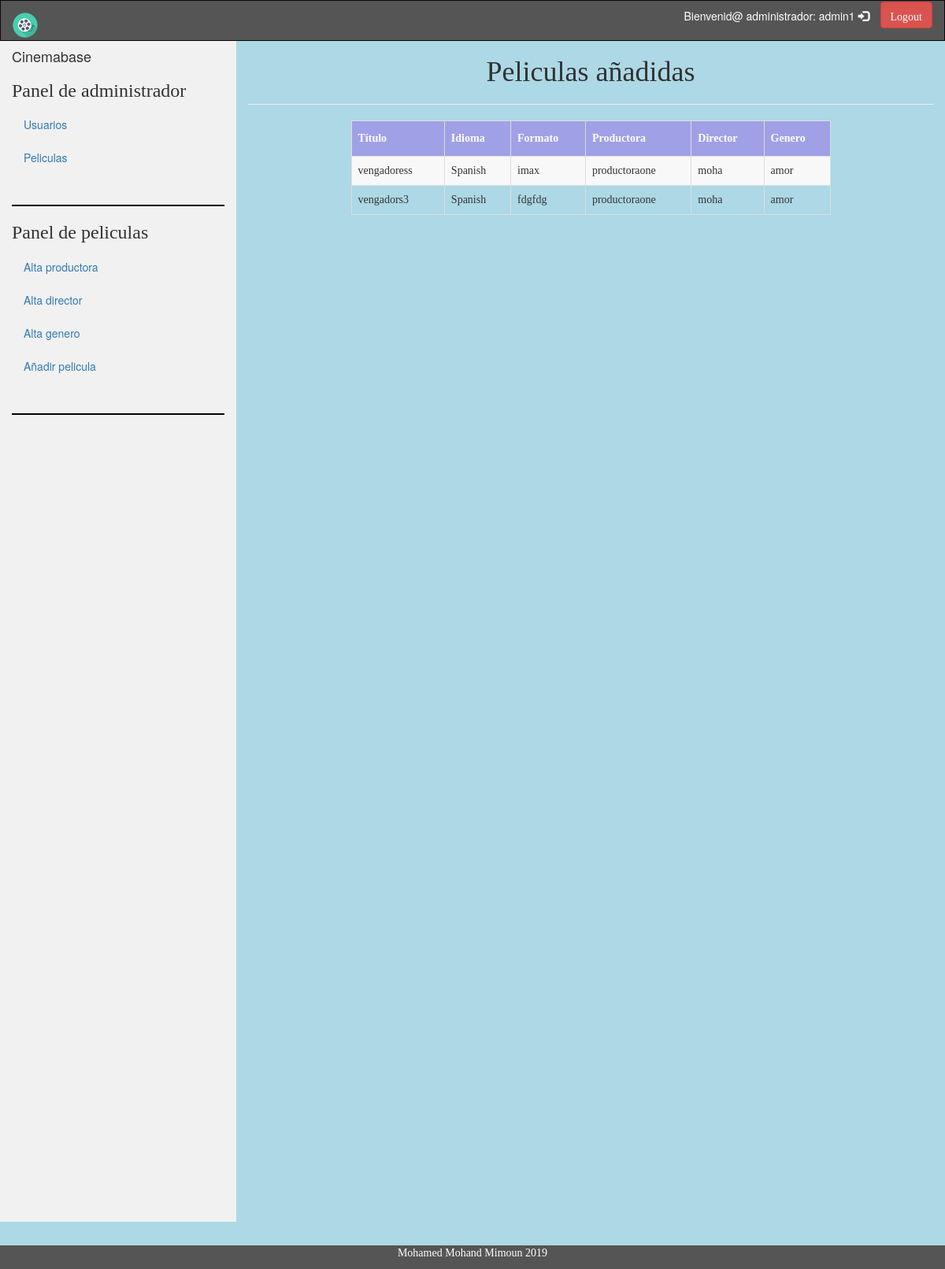
/tabla_peli.php (signed in), run on the app's committed database.
### tables this page shows
CREATE TABLE `pelicula` (
  `clavepelicula` int(11) NOT NULL,
  `titulo` varchar(60) DEFAULT NULL,
  `idioma` varchar(15) DEFAULT NULL,
  `formato` varchar(15) DEFAULT NULL,
  `categoria` char(1) DEFAULT NULL,
  `claveproductora` smallint(6) DEFAULT NULL,
  `portada` varchar(60) DEFAULT NULL,
  `sinopsis` text NOT NULL
);

CREATE TABLE `productora` (
  `claveproductora` smallint(6) NOT NULL,
  `nombre` varchar(60) DEFAULT NULL,
  `pais` varchar(60) DEFAULT NULL,
  `cif` varchar(15) DEFAULT NULL
);

### tabla_peli.php (the view, shortened to what this page needs)
<!DOCTYPE html>
<html lang="en">
<head>
  <link rel="stylesheet" href="https://maxcdn.bootstrapcdn.com/bootstrap/3.3.7/css/bootstrap.min.css">
  <link rel="stylesheet" type="text/css" href="css/css.css" title="Style" />
</head>
<nav class="navbar navbar-inverse">
  <div class="container-fluid">
    <div class="navbar-header">
      <a class="navbar-brand" href="admin.php"><img width="32px" height="32px" src="recursos/img/ejemplo.ico"/></a>
    </div>
    <div class="collapse navbar-collapse" id="myNavbar">
      <ul class="nav navbar-nav navbar-right">
	<form action="" method="POST">
	<?php
	  echo 'Bienvenid@ administrador: '.$_SESSION['usuario'];
	  ?>
	  <span class="glyphicon glyphicon-log-in"> <input type="submit" class="btn btn-danger" name="cerrarSesion" value="Logout"></span>
	</form>
      </ul>
    </div>
  </div>
</nav>
<div class="container-fluid">
  <div class="row content">
    <div class="col-sm-3 sidenav">
      <h4>Cinemabase</h4>
	  <h3>Panel de administrador</h3>
      <ul class="nav nav-pills nav-stacked">
        <li><a href="admin.php">Usuarios</a></li>
        <li><a href="alta_pelicula.php">Peliculas</a></li>
      </ul><br>
	     <hr style="border:1px solid black">
	    <h3>Panel de peliculas</h3>
	   <ul class="nav nav-pills nav-stacked">
        <li><a href="alta_productora.php">Alta productora</a></li>
        <li><a href="alta_director.php">Alta director</a></li>
        <li><a href="alta_genero.php">Alta genero</a></li>
        <li><a href="añadir_pelicula.php">Añadir pelicula</a></li>
      </ul><br>
	  <hr style="border:1px solid black">
    </div>
<div class="container-fluid" >
  <div class="row content">
    <div class="col-sm-9" >
      <center><h1 class="titulo2">Peliculas añadidas</h1>
      <hr>
	</center>
	  <center><table id="peliculas">
	  <tr>
			<th>Título</th>
			<th>Idioma</th>
			<th>Formato</th>
			<th>Productora</th>
			<th>Director</th>
			<th>Genero</th>
	  </tr>
	  <?php
	  $conexion = conecta();
		$consulta = "SELECT l.titulo, l.clavepelicula, l.idioma, l.formato, e.nombre AS productora, a.nombre AS director, t.nombre AS genero FROM  pelicula l JOIN productora e
						JOIN dirigido_por es JOIN director a JOIN trata tra JOIN genero t  ON (l.claveproductora = e.claveproductora)
							AND (es.clavepelicula = l.clavepelicula) AND (es.clavedirector = a.clavedirector) AND (tra.clavepelicula = l.clavepelicula)
								AND (tra.clavegenero=t.clavegenero)  GROUP BY l.clavepelicula";
		$resultado = mysqli_query($conexion, $consulta) ;
		while($fila = mysqli_fetch_assoc($resultado)){
		?>
			<tr>
			<td><?php echo utf8_encode($fila["titulo"]); ?></td>
			<td><?php echo utf8_encode($fila["idioma"]); ?></td>
			<td><?php echo utf8_encode($fila["formato"]); ?></td>
			<td><?php echo utf8_encode($fila["productora"]); ?></td>
			<td><?php echo utf8_encode($fila["director"]); ?></td>
			<td><?php echo utf8_encode($fila["genero"]); ?></td>
			 </tr>
		<?php
		}
	  ?>
	    </table>
	  </center>
	 </div>
	 </div>
	 </div> <br><br><br>
<footer class="container-fluid text-center footer">
  <p>Mohamed Mohand Mimoun 2019<p>
</footer>
</body>
</html>

### css/css.css (style rules this page uses)
.navbar { margin-bottom: 0; border-radius: 0; background-color:#555; color: white; }
.footer { position: fixed; left: 0; bottom: 0; width: 100%; background-color:#555; color: white; text-align: center; }
.row.content { height: 1500px }
.sidenav { background-color: #f1f1f1; height: 100%; }
.titulo2 { font-family: 'Sedgwick Ave', cursive; }
p { font-family: 'Sedgwick Ave', cursive; }
#peliculas { font-family: 'Sedgwick Ave', cursive; border-collapse: collapse; width: 70%; }
#peliculas td, #peliculas th { border: 1px solid #ddd; padding: 8px; }
#peliculas tr:nth-child(even) { background-color: #F8F8F8; }
#peliculas th { padding-top: 12px; padding-bottom: 12px; text-align: left; background-color: #a0a0e7; color: white; }
h3 { font-family: 'Sedgwick Ave', cursive; }

### data on the page
pelicula: titulo "vengadoress", idioma "Spanish", formato "imax", claveproductora.nombre "productoraone", director "moha", genero "amor"
pelicula: titulo "vengadors3", idioma "Spanish", formato "fdgfdg", claveproductora.nombre "productoraone", director "moha", genero "amor"

### other printed values
$_SESSION['usuario'] "admin1"
